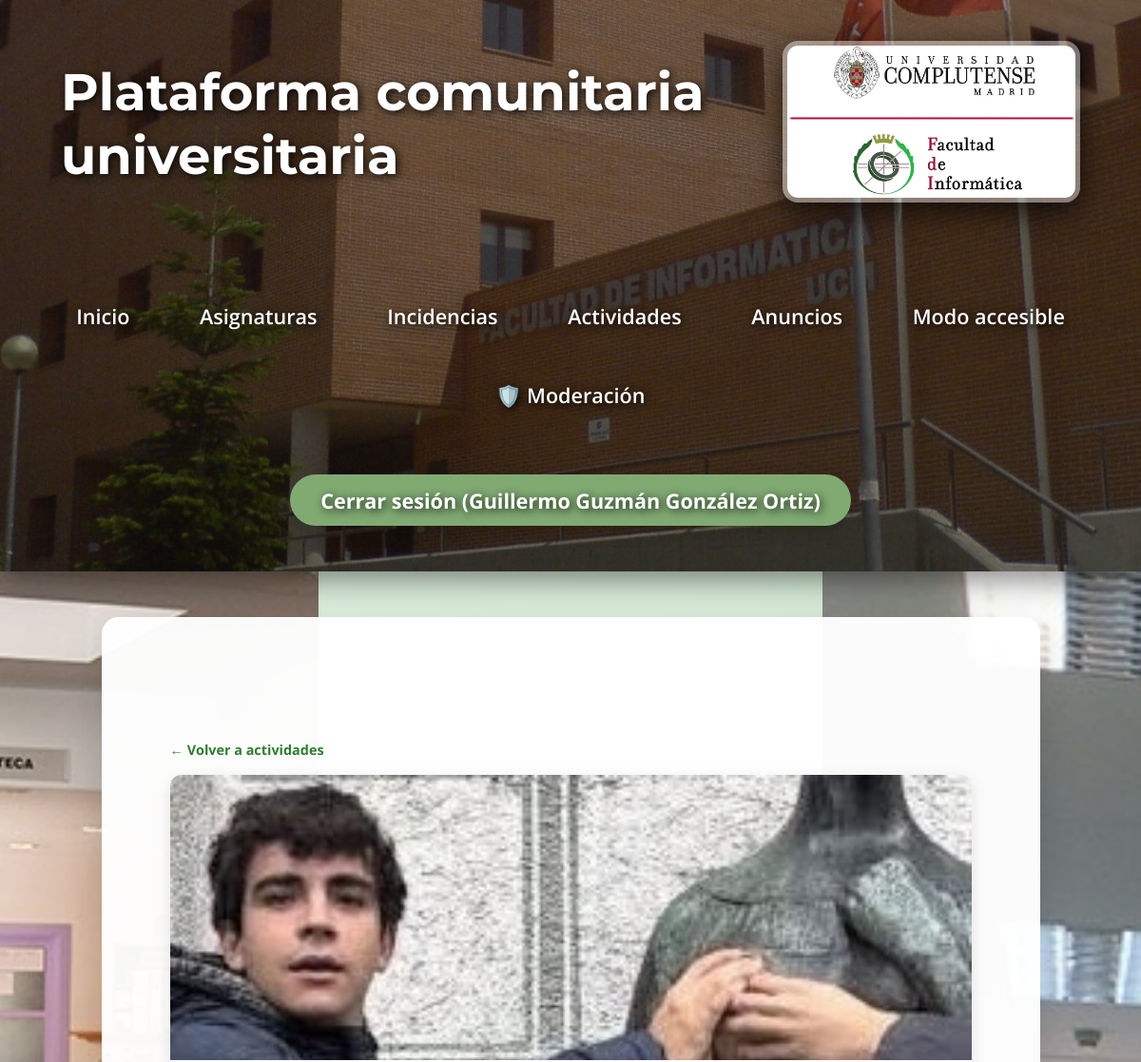
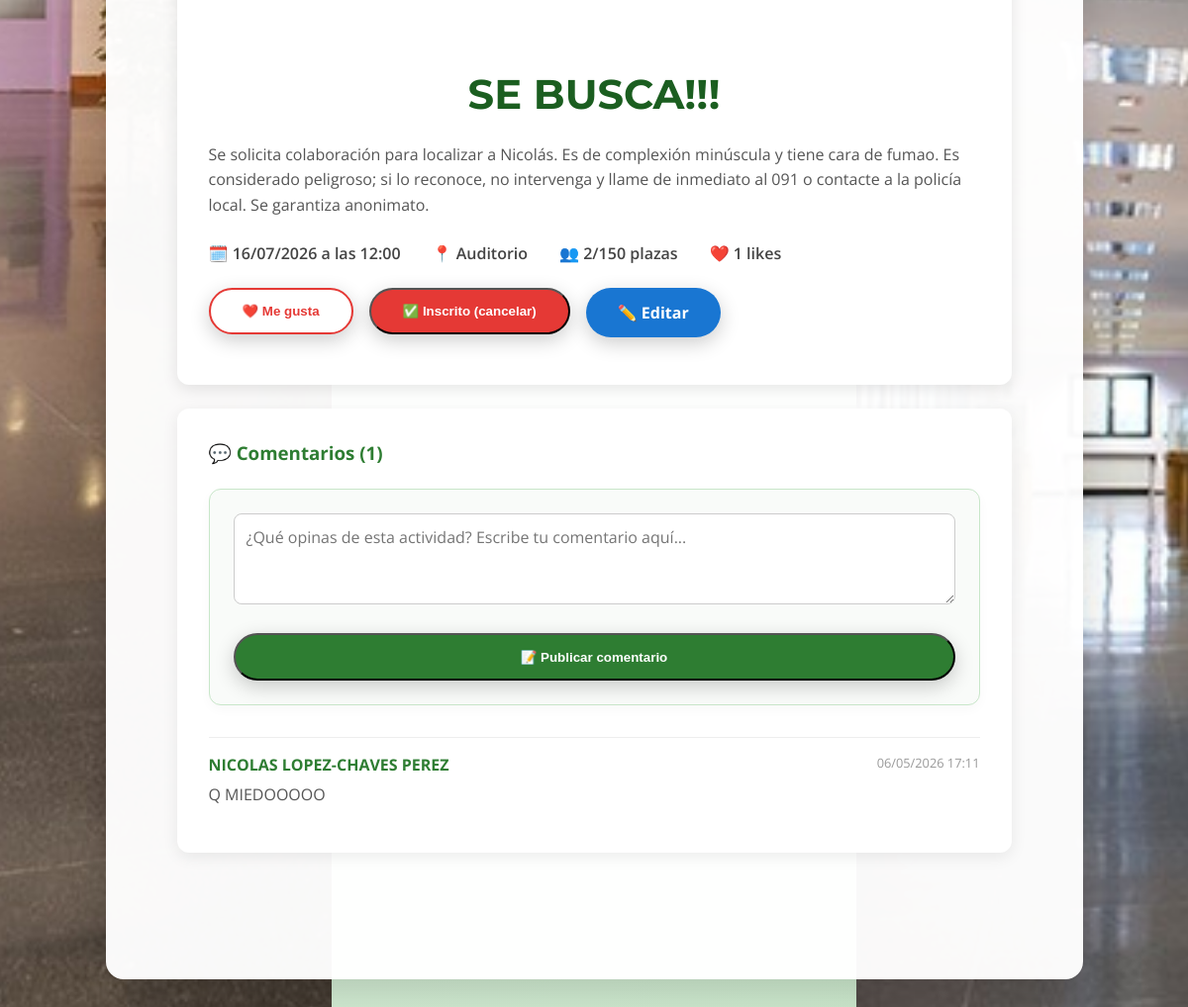
Screenshot of /actividades/2 (signed in) with the database file from the repository (2 pictures, top to bottom).
### models.py (models this page shows, shortened)
class User(UserMixin, db.Model):
    __tablename__ = "users"
    id = db.Column(db.Integer, primary_key=True)
    email = db.Column(db.String(120), unique=True, nullable=False)
    name = db.Column(db.String(100), nullable=False)
    role = db.Column(db.String(20), nullable=False, default="estudiante")
    password_hash = db.Column(db.String(200), nullable=True)

class Activity(db.Model):
    __tablename__ = "activities"
    id = db.Column(db.Integer, primary_key=True)
    title = db.Column(db.String(200), nullable=False)
    description = db.Column(db.Text, nullable=False)
    date = db.Column(db.DateTime, nullable=False)
    location = db.Column(db.String(200), nullable=False)
    image_filename = db.Column(db.String(255), nullable=True)
    capacity = db.Column(db.Integer, nullable=True)
    status = db.Column(db.String(20), nullable=False, default="pendiente")  # pendiente / aprobada / rechazada
    created_at = db.Column(db.DateTime, default=datetime.utcnow)
    user_id = db.Column(db.Integer, db.ForeignKey("users.id"), nullable=False)
    user = db.relationship("User", backref="activities")
    registrations = db.relationship("ActivityRegistration", backref="activity", lazy=True, cascade="all, delete-orphan")
    likes = db.relationship("ActivityLike", backref="activity", lazy=True, cascade="all, delete-orphan")
    comments = db.relationship("ActivityComment", backref="activity", lazy=True, cascade="all, delete-orphan")
    @property
    def registration_count(self):
        return len(self.registrations)
    @property
    def likes_count(self):
        return len(self.likes)
    @property
    def is_full(self):
        if self.capacity is None:
            return False
        return len(self.registrations) >= self.capacity

class ActivityComment(db.Model):
    __tablename__ = "activity_comments"
    id = db.Column(db.Integer, primary_key=True)
    content = db.Column(db.Text, nullable=False)
    created_at = db.Column(db.DateTime, default=datetime.utcnow)
    user_id = db.Column(db.Integer, db.ForeignKey("users.id"), nullable=False)
    activity_id = db.Column(db.Integer, db.ForeignKey("activities.id"), nullable=False)
    user = db.relationship("User", backref="activity_comments")

### routes_activities.py (the view)
@activities_bp.route('/actividades/<int:activity_id>')
@login_required
def activity_detail(activity_id):
    activity = Activity.query.get_or_404(activity_id)
    ya_inscrito = ActivityRegistration.query.filter_by(user_id=current_user.id, activity_id=activity_id).first()
    ya_like = ActivityLike.query.filter_by(user_id=current_user.id, activity_id=activity_id).first()
    return render_template('activities/activity_detail.html', activity=activity, ya_inscrito=ya_inscrito, ya_like=ya_like)

### app.py (called while the page is built)
@login_manager.user_loader
def load_user(user_id):
    return db.session.get(User, int(user_id))

### templates/activities/activity_detail.html (shortened to what this page needs)
{% extends "base.html" %}
{% block custom_css %}
<link rel="stylesheet" href="{{ url_for('static', filename='css/activities.css') }}">
{% endblock %}
{% block content %}
<div class="activities-wrapper">
    <a href="{{ url_for('activities.activities_list') }}" class="back-link">← Volver a actividades</a>
    <div class="activity-detail-card">
        {% if activity.image_filename %}
            <img src="{{ url_for('static', filename='uploads/activities/' + activity.image_filename) }}" class="activity-detail-img">
        {% else %}
            <div class="activity-detail-placeholder">📅</div>
        {% endif %}
        <div class="activity-detail-content">
            <h2 class="activity-detail-title">{{ activity.title }}</h2>
            <p class="activity-detail-desc">{{ activity.description }}</p>
            <div class="activity-info-row">
                <span>🗓️ {{ activity.date.strftime('%d/%m/%Y a las %H:%M') }}</span>
                <span>📍 {{ activity.location }}</span>
                {% if activity.capacity %}
                    <span>👥 {{ activity.registration_count }}/{{ activity.capacity }} plazas</span>
                {% else %}
                    <span>👥 {{ activity.registration_count }} inscritos</span>
                {% endif %}
                <span>❤️ {{ activity.likes_count }} likes</span>
            </div>
            <div class="activity-actions">
                <form method="post" action="{{ url_for('activities.activity_like', activity_id=activity.id) }}">
                    <button type="submit" class="btn-create {{ 'btn-like-active' if ya_like else 'btn-like-inactive' }}">
                        ❤️ {{ 'Ya me gusta' if ya_like else 'Me gusta' }}
                    </button>
                </form>
                {% if not activity.is_full or ya_inscrito %}
                <form method="post" action="{{ url_for('activities.activity_register', activity_id=activity.id) }}">
                    <button type="submit" class="btn-create" style="{{ 'background: #e53935;' if ya_inscrito else '' }}">
                        {{ '✅ Inscrito (cancelar)' if ya_inscrito else '📋 Inscribirme' }}
                    </button>
                </form>
                {% else %}
                    <button disabled class="btn-disabled">Aforo completo</button>
                {% endif %}
                {% if current_user.id == activity.user_id or current_user.role == 'admin' %}
                <a href="{{ url_for('activities.activity_edit', activity_id=activity.id) }}" class="btn-create" style="background: #1976d2;">✏️ Editar</a>
                {% endif %}
            </div>
        </div>
    </div>
    <div class="comments-section">
        <h3 class="activities-title" style="margin-bottom: 1.5rem;">💬 Comentarios ({{ activity.comments|length }})</h3>
        <div class="comment-form-container">
            <form method="post" action="{{ url_for('activities.activity_comment', activity_id=activity.id) }}">
                <textarea name="content" rows="3" placeholder="¿Qué opinas de esta actividad? Escribe tu comentario aquí..." required class="form-control comment-textarea"></textarea>
                <button type="submit" class="btn-create btn-comment">📝 Publicar comentario</button>
            </form>
        </div>
        {% if activity.comments %}
            {% for comment in activity.comments|sort(attribute='created_at', reverse=True) %}
            <div class="comment-item">
                <div class="comment-header">
                    <strong style="color: #2e7d32;">{{ comment.user.name }}</strong>
                    <span style="color: #999; font-size: 0.8rem;">{{ comment.created_at.strftime('%d/%m/%Y %H:%M') }}</span>
                </div>
                <p style="margin: 0; color: #555;">{{ comment.content }}</p>
            </div>
            {% endfor %}
        {% else %}
            <p style="color: #999; text-align: center;">No hay comentarios todavía. ¡Sé el primero!</p>
        {% endif %}
    </div>
</div>
{% endblock %}

### templates/base.html (shortened to what this page needs)
<!DOCTYPE html>
<html lang="es">
<head>
    <link rel="stylesheet" href="{{ url_for('static', filename='css/global.css') }}?v=2">
    {% block custom_css %}{% endblock %}
</head>
<body>
    <header class="main-header">
        <div class="header-content">
            <h1>Plataforma comunitaria universitaria</h1>
            <a href="https://informatica.ucm.es" target="_blank">
                <img src="{{ url_for('static', filename='img/ucm.jpg') }}" alt="Facultad de Informática UCM" class="header-logo">
            </a>
        </div>
        <nav class="main-nav">
            <div class="nav-links">
                <a href="{{ url_for('home') }}">Inicio</a>
                <a href="{{ url_for('subjects.list_subjects') }}">Asignaturas</a>
                <a href="{{ url_for('incidents') }}">Incidencias</a>
                <a href="{{ url_for('activities.activities_list') }}">Actividades</a>
                <a href="{{ url_for('ads') }}">Anuncios</a>
                <a href="{{ url_for('accessible_mode') }}">Modo accesible</a>
                {% if current_user.is_authenticated and current_user.role == 'admin' %}
                    <a href="{{ url_for('moderation_panel') }}">🛡️ Moderación</a>
                {% endif %}
            </div>
            <div class="auth-links">
                {% if current_user.is_authenticated %}
                    <a href="{{ url_for('logout') }}">Cerrar sesión ({{ current_user.name }})</a>
                {% else %}
                    <a href="{{ url_for('login') }}">Iniciar sesión</a>
                {% endif %}
            </div>
        </nav>
    </header>
    <main>
        {% block content %}{% endblock %}
    </main>
</body>
</html>

### static/css/global.css (style rules this page uses)
body { font-family: 'Open Sans', sans-serif; background: linear-gradient(135deg, #e8f5e8 0%, #c8e6c9 100%); margin: 0; padding: 0; min-height: 100vh; color: #2e7d32; }
header h1, header nav a, header .auth-links a { color: rgb(255, 255, 255) !important; text-shadow: 2px 2px 10px rgba(0,0,0,0.9); position: relative; z-index: 2; }
header h1 { font-family: 'Montserrat', sans-serif; font-size: 3.4rem; font-weight: 700; margin: 0; }
nav { margin-top: 2rem; font-size: 1.35rem; display: flex; justify-content: center; align-items: center; flex-wrap: wrap; gap: 2.2rem; }
nav a { color: #e8f5e8; text-decoration: none; font-weight: 600; padding: 0.6rem 1.2rem; border-radius: 10px; transition: all 0.3s; }
.auth-links { display: flex; gap: 1.2rem; }
.auth-links a { background: rgb(129, 170, 115); color: #1b5e20; padding: 0.8rem 2rem; border-radius: 50px; font-weight: bold; box-shadow: 0 6px 18px rgba(0,0,0,0.2); transition: all 0.3s; }
header img { transition: all 0.4s ease; border: 4px solid rgba(255,255,255,0.3); border-radius: 16px; }
main { max-width: 875px; margin: 3rem auto; background: rgba(255,255,255,0.97); padding: 6rem 3.5rem; min-height: 100vh; border-radius: 18px; box-shadow: 0 12px 40px rgba(0,0,0,0.15); }
h2 { color: #1b5e20; font-family: 'Montserrat', sans-serif; font-size: 2.6rem; text-align: center; margin-bottom: 1.5rem; }
.btn-create { background: #2e7d32; color: white; padding: 0.9rem 2rem; border-radius: 50px; text-decoration: none; font-weight: bold; box-shadow: 0 6px 20px rgba(0,0,0,0.2); transition: all 0.3s; }
body::before, body::after { content: ""; position: fixed; top: 0; width: 335px; height: 100%; background-repeat: no-repeat; background-position: center top; background-size: cover; z-index: 0; }
body::before { left: 0; background-image: url('../img/hall.jpg'); }
body::after { right: 0; background-image: url('../img/pasillo.jpg'); }
main, header, nav { position: relative; z-index: 1; }
.main-header { background: linear-gradient(rgba(0,0,0,0.45), rgba(0,0,0,0.55)), url('../img/ucm2.jpg') center top / cover no-repeat; min-height: 420px; padding: 0; position: relative; box-shadow: 0 8px 32px rgba(0,0,0,0.5); }
.header-content { display: flex; justify-content: space-between; align-items: center; padding: 2.5rem 4rem; background: transparent; height: 180px; position: relative; z-index: 2; }
.header-logo { height: 160px; width: auto; border-radius: 16px; box-shadow: 0 10px 30px rgba(0,0,0,0.7); border: 5px solid rgba(255,255,255,0.4); }
.main-nav { text-align: center; padding: 1rem 0 3rem 0; position: relative; z-index: 2; }
.nav-links { display: inline-flex; gap: 2.2rem; flex-wrap: wrap; justify-content: center; }
.auth-links { margin-top: 1.5rem; }

### static/css/activities.css (style rules this page uses)
.activities-wrapper { max-width: 900px; margin: 2rem auto; padding: 0 1rem; }
.activities-title { color: #2e7d32; margin: 0; }
.back-link { color: #2e7d32; text-decoration: none; font-size: 0.9rem; font-weight: bold; }
.activity-detail-card { background: #fff; border-radius: 12px; box-shadow: 0 4px 16px rgba(0,0,0,0.1); overflow: hidden; margin-top: 1rem; }
.activity-detail-img { width: 100%; height: 300px; object-fit: cover; }
.activity-detail-content { padding: 2rem; }
.activity-detail-desc { color: #555; line-height: 1.6; margin-bottom: 1.5rem; }
.activity-info-row { display: flex; gap: 2rem; flex-wrap: wrap; margin-bottom: 1.5rem; color: #444; font-weight: 600; }
.activity-actions { display: flex; gap: 1rem; flex-wrap: wrap; margin-bottom: 1rem; }
.btn-like-inactive { background: #fff; color: #e53935; border: 2px solid #e53935; }
.comments-section { background: #fff; border-radius: 12px; box-shadow: 0 4px 16px rgba(0,0,0,0.08); padding: 2rem; margin-top: 1.5rem; }
.comment-item { border-top: 1px solid #eee; padding: 1rem 0; }
.comment-header { display: flex; justify-content: space-between; margin-bottom: 0.5rem; }
.comment-form-container { background: #f9fbf9; border: 1px solid #c8e6c9; padding: 1.5rem; border-radius: 12px; margin-bottom: 2rem; box-shadow: 0 4px 12px rgba(0,0,0,0.03); }
.comment-textarea { width: 100%; padding: 12px; border: 1px solid #ccc; border-radius: 8px; box-sizing: border-box; font-family: inherit; font-size: 1rem; resize: vertical; transition: border-color 0.3s; margin-bottom: 10px; }
.btn-comment { width: 100%; }
.form-control { width: 100%; padding: 12px; border: 1px solid #ccc; border-radius: 8px; box-sizing: border-box; font-family: inherit; font-size: 1rem; transition: border-color 0.3s; margin-bottom: 1.5rem; }

### rows the page displays
User: name "Guillermo Guzmán González Ortiz"
Activity: image_filename (picture), title "SE BUSCA!!!", description "Se solicita colaboración para localizar a Nicolás. Es de complexión minúscula y tiene cara de fumao. Es considerado peligroso; si lo reconoce, no intervenga y llame de inmediato al 091 o contacte a la policía local. Se garantiza anonimato.", date "16/07/2026 a las 12:00", location "Auditorio", capacity "150"
ActivityComment: user.name "NICOLAS LOPEZ-CHAVES PEREZ", created_at "06/05/2026 17:11", content "Q MIEDOOOOO"

### other values shown
{{ activity.registration_count }} "2"
{{ activity.likes_count }} "1"
{{ 'Ya me gusta' if ya_like else 'Me gusta' }} "Me gusta"
{{ '✅ Inscrito (cancelar)' if ya_inscrito else '📋 Inscribirme' }} "✅ Inscrito (cancelar)"
{{ activity.comments|length }} "1"
